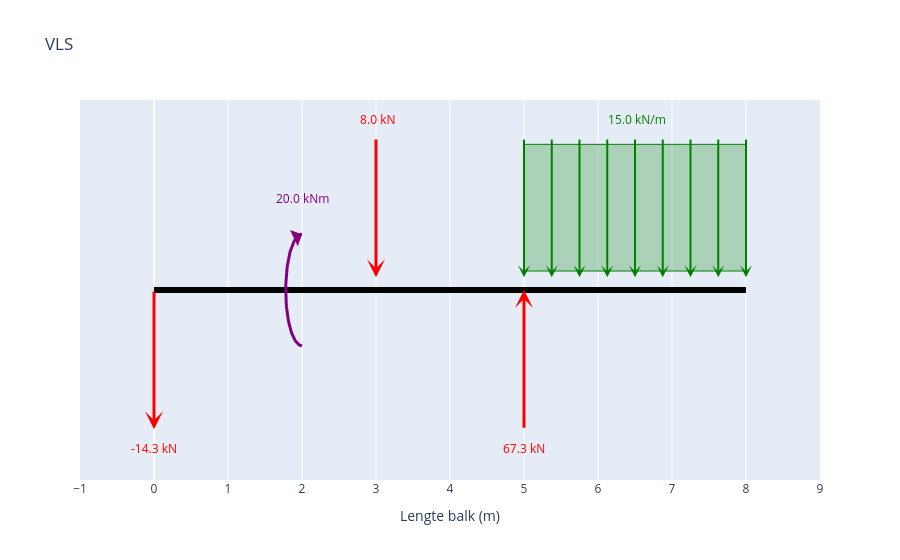

Notebook code for this chart:
### Markdown cell above
## Vrij-Lichaam-Schema

### Code cell
fig_vls = maak_vls_plotly()
fig_vls.show()

### Figure 1 — Plotly figure (JSON) as saved in the notebook; plotly's stock layout.template omitted (floating-point values rounded to 4 significant figures)
{"data": [{"hoverinfo": "skip", "line": {"color": "black", "width": 6}, "mode": "lines", "type": "scatter", "x": [0, 8], "y": [0, 0]}, {"hoverinfo": "skip", "line": {"color": "purple", "width": 3}, "mode": "lines", "type": "scatter", "x": [2, 1.991, 1.983, 1.974, 1.965, 1.957, 1.948, 1.94, 1.931, 1.923, 1.915, 1.907, 1.899, 1.891, 1.884, 1.876, 1.869, 1.862, 1.856, 1.849, 1.843, 1.837, 1.831, 1.826, 1.82, 1.816, 1.811, 1.807, 1.803, 1.799, 1.796, 1.792, 1.79, 1.787, 1.785, 1.784, 1.782, 1.781, 1.78, 1.78, 1.78, 1.78, 1.781, 1.782, 1.784, 1.785, 1.787, 1.79, 1.792, 1.796, 1.799, 1.803, 1.807, 1.811, 1.816, 1.82, 1.826, 1.831, 1.837, 1.843, 1.849, 1.856, 1.862, 1.869, 1.876, 1.884, 1.891, 1.899, 1.907, 1.915, 1.923, 1.931, 1.94, 1.948, 1.957, 1.965, 1.974, 1.983, 1.991, 2], "y": [-0.44, -0.4397, -0.4386, -0.4369, -0.4344, -0.4313, -0.4275, -0.4231, -0.4179, -0.4121, -0.4057, -0.3986, -0.3908, -0.3825, -0.3736, -0.364, -0.3539, -0.3432, -0.332, -0.3203, -0.308, -0.2953, -0.2821, -0.2684, -0.2544, -0.2399, -0.225, -0.2098, -0.1943, -0.1784, -0.1623, -0.1459, -0.1293, -0.1125, -0.09547, -0.07832, -0.06104, -0.04367, -0.02623, -0.008748, 0.008748, 0.02623, 0.04367, 0.06104, 0.07832, 0.09547, 0.1125, 0.1293, 0.1459, 0.1623, 0.1784, 0.1943, 0.2098, 0.225, 0.2399, 0.2544, 0.2684, 0.2821, 0.2953, 0.308, 0.3203, 0.332, 0.3432, 0.3539, 0.364, 0.3736, 0.3825, 0.3908, 0.3986, 0.4057, 0.4121, 0.4179, 0.4231, 0.4275, 0.4313, 0.4344, 0.4369, 0.4386, 0.4397, 0.44]}], "layout": {"annotations": [{"arrowcolor": "red", "arrowhead": 3, "arrowsize": 1, "arrowwidth": 3, "ax": 3, "axref": "x", "ay": 1.2, "ayref": "y", "showarrow": true, "text": "", "x": 3, "xref": "x", "y": 0.1, "yref": "y"}, {"font": {"color": "red"}, "showarrow": false, "text": " 8.0 kN", "x": 3, "y": 1.35}, {"arrowcolor": "purple", "arrowhead": 1, "arrowsize": 1, "arrowwidth": 3, "ax": 1.94, "axref": "x", "ay": 0.4231, "ayref": "y", "showarrow": true, "text": "", "x": 2, "xref": "x", "y": 0.44, "yref": "y"}, {"font": {"color": "purple"}, "showarrow": false, "text": "20.0 kNm", "x": 2, "y": 0.72}, {"arrowcolor": "green", "arrowhead": 3, "arrowsize": 1, "arrowwidth": 2, "ax": 5, "axref": "x", "ay": 1.2, "ayref": "y", "showarrow": true, "text": "", "x": 5, "xref": "x", "y": 0.1, "yref": "y"}, {"arrowcolor": "green", "arrowhead": 3, "arrowsize": 1, "arrowwidth": 2, "ax": 5.375, "axref": "x", "ay": 1.2, "ayref": "y", "showarrow": true, "text": "", "x": 5.375, "xref": "x", "y": 0.1, "yref": "y"}, {"arrowcolor": "green", "arrowhead": 3, "arrowsize": 1, "arrowwidth": 2, "ax": 5.75, "axref": "x", "ay": 1.2, "ayref": "y", "showarrow": true, "text": "", "x": 5.75, "xref": "x", "y": 0.1, "yref": "y"}, {"arrowcolor": "green", "arrowhead": 3, "arrowsize": 1, "arrowwidth": 2, "ax": 6.125, "axref": "x", "ay": 1.2, "ayref": "y", "showarrow": true, "text": "", "x": 6.125, "xref": "x", "y": 0.1, "yref": "y"}, {"arrowcolor": "green", "arrowhead": 3, "arrowsize": 1, "arrowwidth": 2, "ax": 6.5, "axref": "x", "ay": 1.2, "ayref": "y", "showarrow": true, "text": "", "x": 6.5, "xref": "x", "y": 0.1, "yref": "y"}, {"arrowcolor": "green", "arrowhead": 3, "arrowsize": 1, "arrowwidth": 2, "ax": 6.875, "axref": "x", "ay": 1.2, "ayref": "y", "showarrow": true, "text": "", "x": 6.875, "xref": "x", "y": 0.1, "yref": "y"}, {"arrowcolor": "green", "arrowhead": 3, "arrowsize": 1, "arrowwidth": 2, "ax": 7.25, "axref": "x", "ay": 1.2, "ayref": "y", "showarrow": true, "text": "", "x": 7.25, "xref": "x", "y": 0.1, "yref": "y"}, {"arrowcolor": "green", "arrowhead": 3, "arrowsize": 1, "arrowwidth": 2, "ax": 7.625, "axref": "x", "ay": 1.2, "ayref": "y", "showarrow": true, "text": "", "x": 7.625, "xref": "x", "y": 0.1, "yref": "y"}, {"arrowcolor": "green", "arrowhead": 3, "arrowsize": 1, "arrowwidth": 2, "ax": 8, "axref": "x", "ay": 1.2, "ayref": "y", "showarrow": true, "text": "", "x": 8, "xref": "x", "y": 0.1, "yref": "y"}, {"font": {"color": "green"}, "showarrow": false, "text": " 15.0 kN/m", "x": 6.5, "y": 1.35}, {"arrowcolor": "red", "arrowhead": 3, "arrowsize": 1, "arrowwidth": 3, "ax": 0, "axref": "x", "ay": 0, "ayref": "y", "showarrow": true, "text": "", "x": 0, "xref": "x", "y": -1.1, "yref": "y"}, {"font": {"color": "red"}, "showarrow": false, "text": "-14.3 kN", "x": 0, "y": -1.25}, {"arrowcolor": "red", "arrowhead": 3, "arrowsize": 1, "arrowwidth": 3, "ax": 5, "axref": "x", "ay": -1.1, "ayref": "y", "showarrow": true, "text": "", "x": 5, "xref": "x", "y": 0, "yref": "y"}, {"font": {"color": "red"}, "showarrow": false, "text": "67.3 kN", "x": 5, "y": -1.25}], "autosize": true, "shapes": [{"fillcolor": "rgba(0,128,0,0.25)", "line": {"color": "green", "width": 1}, "type": "rect", "x0": 5, "x1": 8, "y0": 0.15, "y1": 1.15}], "showlegend": false, "title": {"text": "VLS"}, "xaxis": {"autorange": false, "dtick": 1, "range": [-1, 9], "title": {"text": "Lengte balk (m)"}, "type": "linear"}, "yaxis": {"autorange": false, "range": [-1.5, 1.5], "showgrid": false, "showticklabels": false, "title": {}, "type": "linear", "zeroline": false}}}
